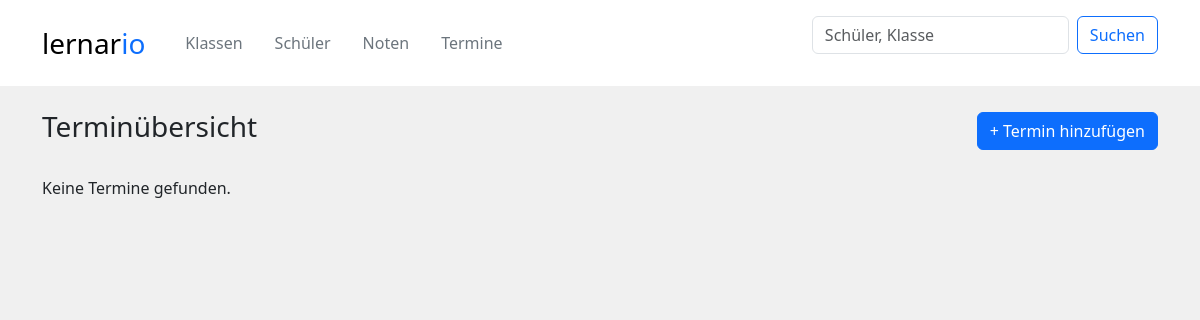
The app's page /termine/, older data.
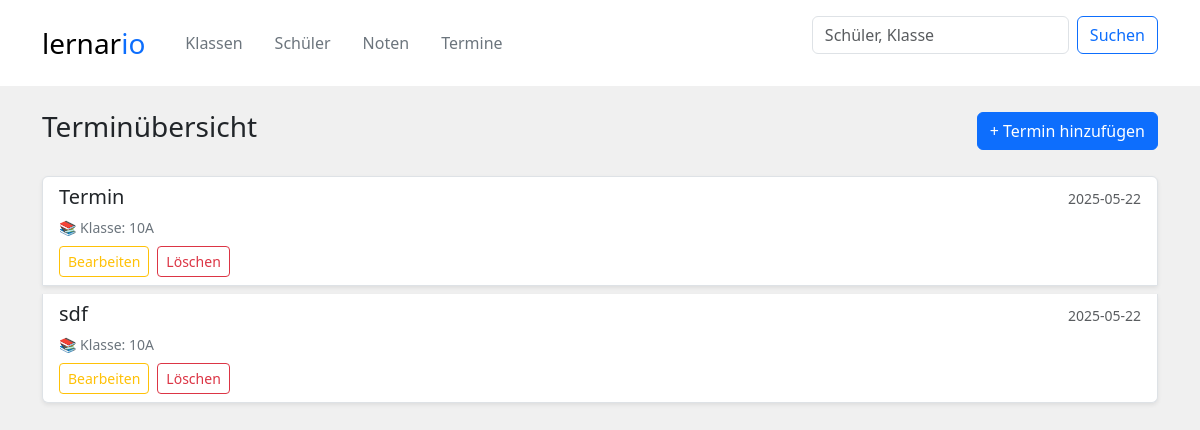
The same page, newer data.
### tables this page shows
CREATE TABLE termine (
    termin_id INTEGER PRIMARY KEY,
    termin_name TEXT NOT NULL,
    datum DATE NOT NULL,
    klasse_id INTEGER,
    beschreibung TEXT,
    FOREIGN KEY (klasse_id) REFERENCES klassen(klasse_id) ON DELETE CASCADE
);

CREATE TABLE klassen (
    klasse_id INTEGER PRIMARY KEY,
    klassenname TEXT,
    einschulungsjahr INTEGER
);

### controllers/termine_controller.py (the view)
@termine_bp.route('/')
def uebersicht():
    termine_liste = termine_service.gib_alle_termine()
    return render_template('termine.html', termine_liste=termine_liste, active_page="kalender")

### services/sqllite_db.py (called while the page is built)
def query_db(query, params=(), commit=False):
    with sqlite3.connect(DB_PATH) as conn:
        conn.execute("PRAGMA foreign_keys = ON")#Wichtig damit ON DELETE CASCADE funktioniert
        conn.row_factory = sqlite3.Row
        cursor = conn.cursor()
        cursor.execute(query, params)
        if commit:
            conn.commit()
        data = cursor.fetchall()
        return [dict(row) for row in data]

### services/termine_service.py (called while the page is built)
def gib_alle_termine():
    data = query_db(
        """
        select
            termine.termin_name,
            termine.datum,
            ifnull(termine.beschreibung, '') AS beschreibung,
            klassen.klassenname
            from termine JOIN klassen ON termine.klasse_id = klassen.klasse_id
    """)
    return data

### templates/termine.html (shortened to what this page needs)
{% extends "components/layout.html" %}
{% block content %}
<div class="container py-4">
    <div class="d-flex justify-content-between align-items-center mb-4">
        <h3>Terminübersicht</h3>
        <button class="btn btn-primary" data-bs-toggle="modal" data-bs-target="#klasseModal">+ Termin hinzufügen</button>
    </div>
    <div class="list-group">
        {% for termin in termine_liste %}
        <div class="list-group-item list-group-item-action mb-2 shadow-sm">
            <div class="d-flex w-100 justify-content-between align-items-center">
                <h5 class="mb-1">{{ termin.termin_name }}</h5>
                <small class="text-muted">{{ termin.datum }}</small>
            </div>
            <small class="text-secondary">📚 Klasse: {{ termin.klassenname }}</small>
            <div class="mt-2 d-flex gap-2">
                <a href="#" class="btn btn-sm btn-outline-warning">Bearbeiten</a>
                <a href="#" class="btn btn-sm btn-outline-danger">Löschen</a>
            </div>
        </div>
        {% else %}
        <p>Keine Termine gefunden.</p>
        {% endfor %}
    </div>
</div>
{% endblock %}

### templates/components/layout.html (shortened to what this page needs)
<!DOCTYPE html>
<html lang="de">
<head>
    <link href="https://cdn.jsdelivr.net/npm/bootstrap@5.3.3/dist/css/bootstrap.min.css" rel="stylesheet"
>
</head>
<body>
    {% block content %}{% endblock %}
</body>
</html>

### templates/components/header.html (shortened to what this page needs)
<nav class="navbar py-3 navbar-expand-lg bg-white">
    <div class="container">
        <a class="navbar-brand fs-3 fw-medium me-4" href="{{ url_for('homepage') }}">lernar<span
                class="text-primary">io</span></a>
        <div class="collapse navbar-collapse" id="navbarSupportedContent">
            <ul class="nav me-auto mb-lg-0">
                <li>
                    <a href="{{ url_for('klassen.uebersicht') }}"
                        class="nav-link link-secondary{% if active_page == 'klassen' %}active {% endif %}">
                        Klassen
                    </a>
                </li>
                <li>
                    <a href="{{ url_for('schueler.uebersicht') }}"
                        class="nav-link link-secondary{% if active_page == 'schueler' %}active {% endif %}">
                        Schüler
                    </a>
                </li>
                <li>
                    <a href="{{ url_for('noten') }}"
                        class="nav-link link-secondary{% if active_page == 'noten' %}active {% endif %}">Noten</a>
                </li>
                <li>
                    <a href="{{ url_for('termine.uebersicht') }}"
                        class="nav-link link-secondary{% if active_page == 'termine' %}active {% endif %}">Termine</a>
                </li>
            </ul>
            <form class="d-flex" role="search">
                <input class="form-control me-2" type="search" placeholder="Schüler, Klasse" aria-label="Schüler">
                <button class="btn btn-outline-primary" type="submit">Suchen</button>
            </form>
        </div>
    </div>
</nav>

### templates/components/layout.html (style rules this page uses)
body { background: linear-gradient(310deg, rgb(240, 240, 240) 0%, rgb(240, 240, 240) 100%); font-family: 'Segoe UI', sans-serif; }

Row changes from the older to the newer data that the page shows:
added termine: termin_name "Termin", datum "2025-05-22", klassenname "10A"
added termine: termin_name "sdf", datum "2025-05-22", klassenname "10A"
Text that changed along with them:
text no longer shown: "Keine Termine gefunden."
